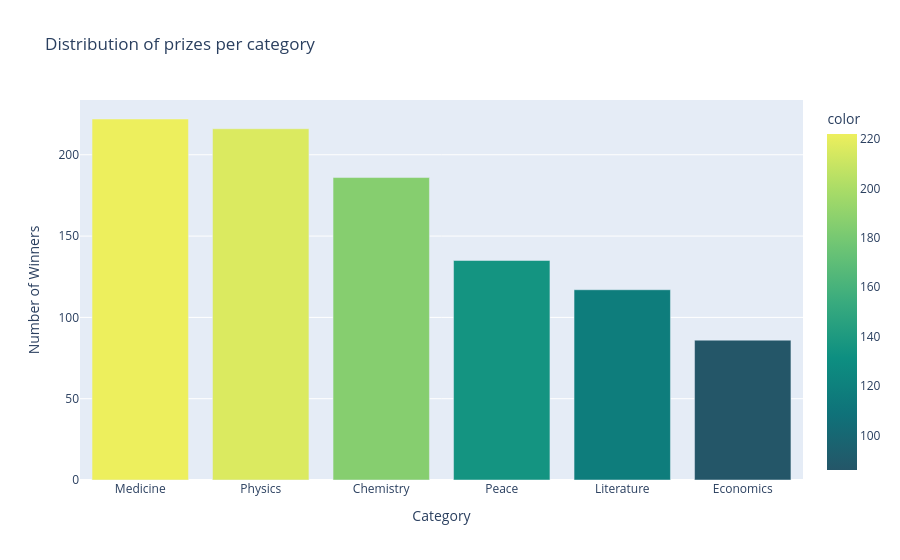

Notebook code cell kept with this figure:
### Code cell
fig = px.bar(
    prizes_per_category,
    x=prizes_per_category.index,
    y=prizes_per_category.values,
    title='Distribution of prizes per category',
    color=prizes_per_category.values,
    color_continuous_scale="Aggrnyl"
)

fig.update_layout(
    xaxis_title="Category",
    yaxis_title="Number of Winners"
)

fig.show()

### Figure 1 — Plotly figure (JSON) as saved in the notebook; plotly's stock layout.template omitted (floating-point values rounded to 4 significant figures)
{"data": [{"hovertemplate": "x=%{x}<br>y=%{y}<br>color=%{marker.color}<extra></extra>", "legendgroup": "", "marker": {"color": [222, 216, 186, 135, 117, 86], "coloraxis": "coloraxis", "pattern": {"shape": ""}}, "name": "", "orientation": "v", "showlegend": false, "textposition": "auto", "x": ["Medicine", "Physics", "Chemistry", "Peace", "Literature", "Economics"], "xaxis": "x", "y": [222, 216, 186, 135, 117, 86], "yaxis": "y", "type": "bar"}], "layout": {"xaxis": {"anchor": "y", "domain": [0.0, 1.0], "title": {"text": "Category"}}, "yaxis": {"anchor": "x", "domain": [0.0, 1.0], "title": {"text": "Number of Winners"}}, "coloraxis": {"colorbar": {"title": {"text": "color"}}, "colorscale": [[0.0, "rgb(36, 86, 104)"], [0.1667, "rgb(15, 114, 121)"], [0.3333, "rgb(13, 143, 129)"], [0.5, "rgb(57, 171, 126)"], [0.6667, "rgb(110, 197, 116)"], [0.8333, "rgb(169, 220, 103)"], [1.0, "rgb(237, 239, 93)"]], "autocolorscale": false}, "legend": {"tracegroupgap": 0}, "title": {"text": "Distribution of prizes per category"}, "barmode": "relative"}}
